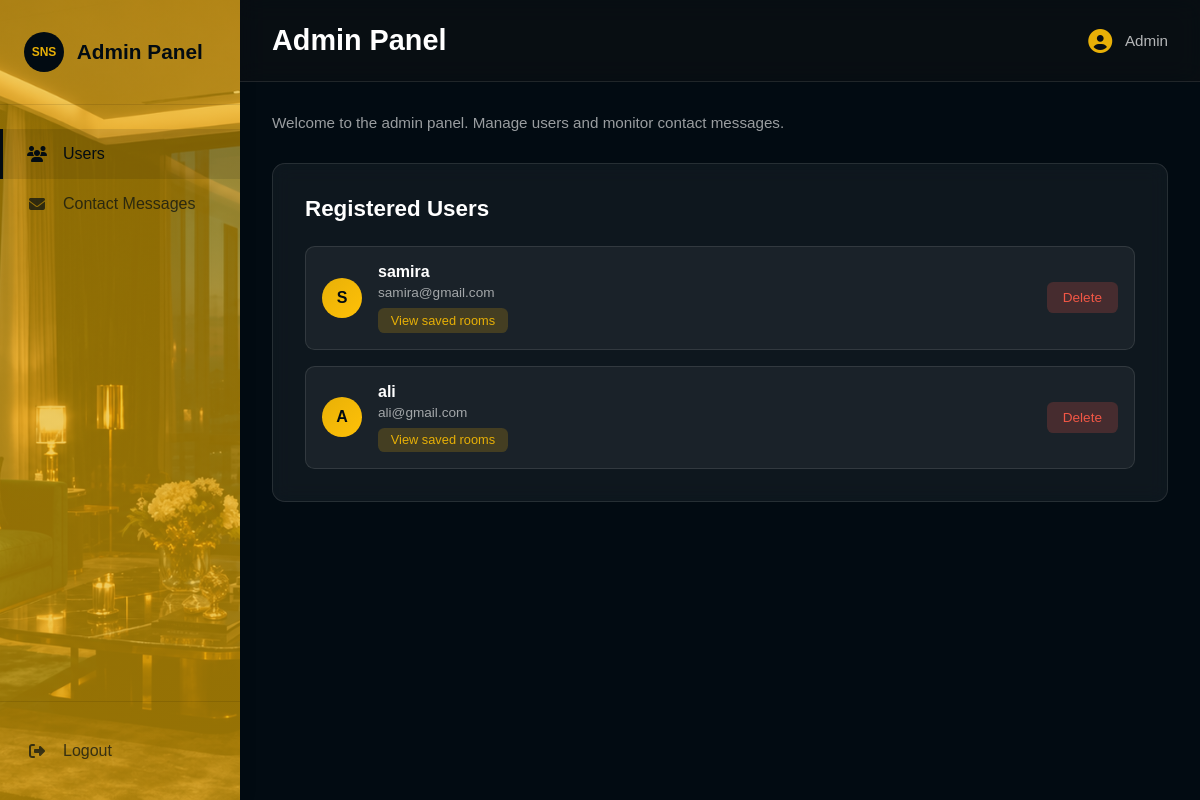
The app's page /admin-dashboard (signed in), older data.
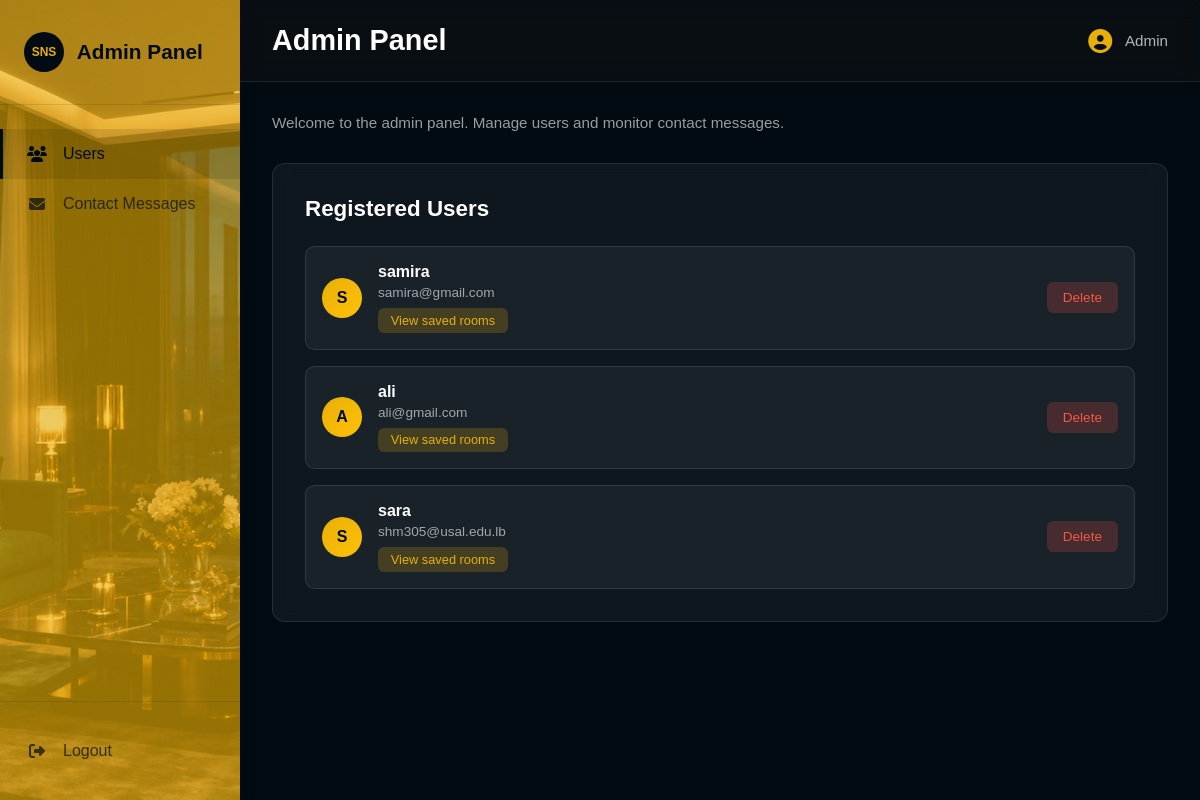
The same page, newer data.
### app.py (models this page shows)
class User(db.Model):
    id = db.Column(db.Integer, primary_key=True)
    username = db.Column(db.String(100), nullable=False)
    email = db.Column(db.String(120), unique=True, nullable=False)
    password = db.Column(db.String(100), nullable=False)
    phone = db.Column(db.String(20), nullable=False)
    is_admin = db.Column(db.Integer, default=0, nullable=False)

### app.py (the view)
@app.route("/admin-dashboard")
def admin_dashboard():
    if "user_id" not in session:
        return redirect("/signin")
    admin = User.query.get(session["user_id"])
    if not admin:
        session.clear()
        return redirect("/signin")
    if admin.is_admin != 1:
        return redirect("/user-dashboard")
    users = User.query.filter(User.is_admin != 1).all()
    return render_template(
        "admin_dashboard.html",
        username=admin.username,
        users=users
    )

### templates/admin_dashboard.html (shortened to what this page needs)
<!DOCTYPE html>
<html>
<head>
    <link rel="stylesheet" href="https://cdnjs.cloudflare.com/ajax/libs/font-awesome/6.4.0/css/all.min.css">
    <link rel="stylesheet" href="{{ url_for('static', filename='css/admin_panel.css') }}">
</head>
<body>
    <div class="admin-container">
        <aside class="sidebar">
            <div class="sidebar-header">
                <div class="logo">
                    <div class="logo-icon">SNS</div>
                    <span>Admin Panel</span>
                </div>
            </div>
            <nav class="sidebar-nav">
                <a href="/admin-users" class="nav-item active">
                    <i class="fas fa-users"></i>
                    <span>Users</span>
                </a>
                <a href="/admin-contact-messages" class="nav-item">
                    <i class="fas fa-envelope"></i>
                    <span>Contact Messages</span>
                </a>
            </nav>
            <div class="sidebar-footer">
                <a href="/logout" class="nav-item logout">
                    <i class="fas fa-sign-out-alt"></i>
                    <span>Logout</span>
                </a>
            </div>
        </aside>
        <main class="main-content">
            <div class="top-bar">
                <h1>Admin Panel</h1>
                <div class="user-menu">
                    <i class="fas fa-user-circle"></i>
                    <span>{{ username }}</span>
                </div>
            </div>
            <div class="page-content">
                <div class="page-header">
                    <p>Welcome to the admin panel. Manage users and monitor contact messages.</p>
                </div>
                <div class="users-card">
                    <h2>Registered Users</h2>
                    <div class="users-container">
                        {% for user in users %}
                        <div class="user-row">
                            <div class="user-avatar">
                                {{ user.username[0].upper() }}
                            </div>
                            <div class="user-info">
                                <h3>{{ user.username }}</h3>
                                <p>{{ user.email }}</p>
                                <span class="user-link" onclick="viewUserRooms({{ user.id }}, '{{ user.username }}')">View saved rooms</span>
                            </div>
                            {% if user.is_admin != 1 %}
                            <button type="button" class="delete-btn" onclick="confirmDeleteUser('/delete-user/{{ user.id }}', '{{ user.username }}')">Delete</button>
                            {% endif %}
                        </div>
                        {% endfor %}
                    </div>
                </div>
            </div>
        </main>
    </div>
</body>
</html>

### static/css/admin_panel.css (style rules this page uses)
* { margin: 0; padding: 0; box-sizing: border-box; }
body { font-family: "Poppins", sans-serif; background-color: #020b12; color: white; }
.admin-container { display: flex; height: 100vh; }
.sidebar { width: 240px; background: linear-gradient(rgba(232, 176, 7, 0.6), rgba(232, 176, 7, 0.65)), url("/static/images/background-main1.jpg"); background-size: cover; background-position: center; color: #020b12; display: flex; flex-direction: column; box-shadow: 2px 0 15px rgba(0, 0, 0, 0.1); position: fixed; height: 100vh; overflow-y: auto; }
.sidebar-header { padding: 2rem 1.5rem; border-bottom: 1px solid rgba(0, 0, 0, 0.1); }
.logo { display: flex; align-items: center; gap: 0.8rem; font-size: 1.3rem; font-weight: 600; }
.logo-icon { width: 2.5rem; height: 2.5rem; border-radius: 50%; background-color: #020b12; color: #e8b007; display: flex; justify-content: center; align-items: center; font-size: 0.75rem; font-weight: bold; }
.sidebar-nav { flex: 1; padding: 1.5rem 0; }
.nav-item { display: flex; align-items: center; gap: 1rem; padding: 1rem 1.5rem; color: rgba(2, 11, 18, 0.7); text-decoration: none; transition: all 0.3s ease; cursor: pointer; border-left: 3px solid transparent; }
.nav-item.active { background: rgba(0, 0, 0, 0.1); color: #020b12; border-left-color: #020b12; }
.nav-item i { width: 20px; text-align: center; }
.sidebar-footer { padding: 1.5rem 0; border-top: 1px solid rgba(0, 0, 0, 0.1); }
.nav-item.logout { margin: 0; color: rgba(2, 11, 18, 0.7); }
.main-content { flex: 1; margin-left: 240px; display: flex; flex-direction: column; background: #020b12; overflow-y: auto; }
.top-bar { background: rgba(20, 20, 20, 0.35); padding: 1.5rem 2rem; display: flex; justify-content: space-between; align-items: center; border-bottom: 1px solid rgba(255, 255, 255, 0.1); backdrop-filter: blur(12px); }
.top-bar h1 { font-size: 1.8rem; color: white; }
.user-menu { display: flex; align-items: center; gap: 0.8rem; color: rgba(255, 255, 255, 0.7); font-size: 0.95rem; }
.user-menu i { font-size: 1.5rem; color: #e8b007; }
.page-content { padding: 2rem; flex: 1; overflow-y: auto; }
.page-header { margin-bottom: 2rem; }
.page-header p { color: rgba(255, 255, 255, 0.6); font-size: 0.95rem; }
.view-btn, .delete-btn { padding: 0.5rem 1rem; border: none; border-radius: 0.4rem; cursor: pointer; font-size: 0.85rem; display: flex; align-items: center; gap: 0.4rem; transition: all 0.2s; }
.delete-btn { background: rgba(242, 87, 70, 0.2); color: #f25746; }
.users-card { background: rgba(255, 255, 255, 0.05); border-radius: 0.8rem; border: 1px solid rgba(255, 255, 255, 0.1); padding: 2rem; backdrop-filter: blur(10px); }
.users-card h2 { font-size: 1.4rem; color: white; margin-bottom: 1.5rem; }
.users-container { display: flex; flex-direction: column; gap: 1rem; }
.user-row { display: flex; align-items: center; gap: 1rem; padding: 1rem; border-radius: 0.6rem; background: rgba(255, 255, 255, 0.05); border: 1px solid rgba(255, 255, 255, 0.1); transition: all 0.2s; }
.user-avatar { width: 2.5rem; height: 2.5rem; border-radius: 50%; background: linear-gradient(135deg, #e8b007 0%, #ffc107 100%); color: #020b12; display: flex; justify-content: center; align-items: center; font-weight: 600; flex-shrink: 0; }
.user-info { flex: 1; min-width: 0; }
.user-info h3 { margin: 0 0 0.25rem 0; font-size: 1rem; color: white; }
.user-info p { margin: 0 0 0.5rem 0; color: rgba(255, 255, 255, 0.6); font-size: 0.85rem; }
.user-link { display: inline-block; padding: 0.3rem 0.8rem; border-radius: 0.4rem; background: rgba(232, 176, 7, 0.2); color: #e8b007; font-size: 0.8rem; cursor: pointer; transition: all 0.2s; }

Row changes from the older to the newer data that the page shows:
added User: username "S", username "sara", email "shm305@usal.edu.lb"
